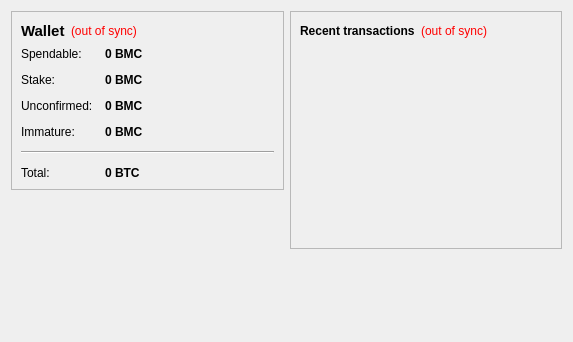
<?xml version="1.0" encoding="UTF-8"?>
<ui version="4.0">
 <class>OverviewPage</class>
 <widget class="QWidget" name="OverviewPage">
  <property name="geometry">
   <rect>
    <x>0</x>
    <y>0</y>
    <width>573</width>
    <height>342</height>
   </rect>
  </property>
  <property name="windowTitle">
   <string>Form</string>
  </property>
  <layout class="QHBoxLayout" name="horizontalLayout" stretch="1,1">
   <item>
    <layout class="QVBoxLayout" name="verticalLayout_2">
     <item>
      <widget class="QFrame" name="frame">
       <property name="frameShape">
        <enum>QFrame::StyledPanel</enum>
       </property>
       <property name="frameShadow">
        <enum>QFrame::Raised</enum>
       </property>
       <layout class="QVBoxLayout" name="verticalLayout_4">
        <item>
         <layout class="QHBoxLayout" name="horizontalLayout_4">
          <item>
           <widget class="QLabel" name="label_5">
            <property name="font">
             <font>
              <pointsize>11</pointsize>
              <weight>75</weight>
              <bold>true</bold>
             </font>
            </property>
            <property name="text">
             <string>Wallet</string>
            </property>
           </widget>
          </item>
          <item>
           <widget class="QLabel" name="labelWalletStatus">
            <property name="toolTip">
             <string>The displayed information may be out of date. Your wallet automatically synchronizes with the BlackMagicCoin network after a connection is established, but this process has not completed yet.</string>
            </property>
            <property name="styleSheet">
             <string notr="true">QLabel { color: red; }</string>
            </property>
            <property name="text">
             <string notr="true">(out of sync)</string>
            </property>
            <property name="alignment">
             <set>Qt::AlignLeading|Qt::AlignLeft|Qt::AlignVCenter</set>
            </property>
           </widget>
          </item>
          <item>
           <spacer name="horizontalSpacer_2">
            <property name="orientation">
             <enum>Qt::Horizontal</enum>
            </property>
            <property name="sizeHint" stdset="0">
             <size>
              <width>40</width>
              <height>20</height>
             </size>
            </property>
           </spacer>
          </item>
         </layout>
        </item>
        <item>
         <layout class="QFormLayout" name="formLayout_2">
          <property name="fieldGrowthPolicy">
           <enum>QFormLayout::AllNonFixedFieldsGrow</enum>
          </property>
          <property name="horizontalSpacing">
           <number>12</number>
          </property>
          <property name="verticalSpacing">
           <number>12</number>
          </property>
          <item row="0" column="0">
           <widget class="QLabel" name="label">
            <property name="text">
             <string>Spendable:</string>
            </property>
           </widget>
          </item>
          <item row="0" column="1">
           <widget class="QLabel" name="labelBalance">
            <property name="font">
             <font>
              <weight>75</weight>
              <bold>true</bold>
             </font>
            </property>
            <property name="cursor">
             <cursorShape>IBeamCursor</cursorShape>
            </property>
            <property name="toolTip">
             <string>Your current spendable balance</string>
            </property>
            <property name="text">
             <string notr="true">0 BMC</string>
            </property>
            <property name="textInteractionFlags">
             <set>Qt::LinksAccessibleByMouse|Qt::TextSelectableByKeyboard|Qt::TextSelectableByMouse</set>
            </property>
           </widget>
          </item>
          <item row="1" column="0">
           <widget class="QLabel" name="label_6">
            <property name="text">
             <string>Stake:</string>
            </property>
           </widget>
          </item>
          <item row="1" column="1">
           <widget class="QLabel" name="labelStake">
            <property name="font">
             <font>
              <weight>75</weight>
              <bold>true</bold>
             </font>
            </property>
            <property name="cursor">
             <cursorShape>IBeamCursor</cursorShape>
            </property>
            <property name="toolTip">
             <string>Total of coins that was staked, and do not yet count toward the current balance</string>
            </property>
            <property name="text">
             <string notr="true">0 BMC</string>
            </property>
            <property name="textInteractionFlags">
             <set>Qt::LinksAccessibleByMouse|Qt::TextSelectableByKeyboard|Qt::TextSelectableByMouse</set>
            </property>
           </widget>
          </item>
          <item row="2" column="0">
           <widget class="QLabel" name="label_3">
            <property name="text">
             <string>Unconfirmed:</string>
            </property>
           </widget>
          </item>
          <item row="2" column="1">
           <widget class="QLabel" name="labelUnconfirmed">
            <property name="font">
             <font>
              <weight>75</weight>
              <bold>true</bold>
             </font>
            </property>
            <property name="cursor">
             <cursorShape>IBeamCursor</cursorShape>
            </property>
            <property name="toolTip">
             <string>Total of transactions that have yet to be confirmed, and do not yet count toward the current balance</string>
            </property>
            <property name="text">
             <string notr="true">0 BMC</string>
            </property>
            <property name="textInteractionFlags">
             <set>Qt::LinksAccessibleByMouse|Qt::TextSelectableByKeyboard|Qt::TextSelectableByMouse</set>
            </property>
           </widget>
          </item>
          <item row="3" column="0">
           <widget class="QLabel" name="labelImmatureText">
            <property name="text">
             <string>Immature:</string>
            </property>
           </widget>
          </item>
          <item row="3" column="1">
           <widget class="QLabel" name="labelImmature">
            <property name="font">
             <font>
              <weight>75</weight>
              <bold>true</bold>
             </font>
            </property>
            <property name="toolTip">
             <string>Mined balance that has not yet matured</string>
            </property>
            <property name="text">
             <string notr="true">0 BMC</string>
            </property>
            <property name="textInteractionFlags">
             <set>Qt::LinksAccessibleByMouse|Qt::TextSelectableByKeyboard|Qt::TextSelectableByMouse</set>
            </property>
           </widget>
          </item>
          <item row="4" column="0" colspan="2">
           <widget class="Line" name="line">
            <property name="orientation">
             <enum>Qt::Horizontal</enum>
            </property>
           </widget>
          </item>
          <item row="5" column="0">
           <widget class="QLabel" name="labelTotalText">
            <property name="text">
             <string>Total:</string>
            </property>
           </widget>
          </item>
          <item row="5" column="1">
           <widget class="QLabel" name="labelTotal">
            <property name="font">
             <font>
              <weight>75</weight>
              <bold>true</bold>
             </font>
            </property>
            <property name="cursor">
             <cursorShape>IBeamCursor</cursorShape>
            </property>
            <property name="toolTip">
             <string>Your current total balance</string>
            </property>
            <property name="text">
             <string notr="true">0 BTC</string>
            </property>
            <property name="textInteractionFlags">
             <set>Qt::LinksAccessibleByMouse|Qt::TextSelectableByKeyboard|Qt::TextSelectableByMouse</set>
            </property>
           </widget>
          </item>
         </layout>
        </item>
       </layout>
      </widget>
     </item>
     <item>
      <spacer name="verticalSpacer">
       <property name="orientation">
        <enum>Qt::Vertical</enum>
       </property>
       <property name="sizeHint" stdset="0">
        <size>
         <width>20</width>
         <height>40</height>
        </size>
       </property>
      </spacer>
     </item>
    </layout>
   </item>
   <item>
    <layout class="QVBoxLayout" name="verticalLayout_3">
     <item>
      <widget class="QFrame" name="frame_2">
       <property name="frameShape">
        <enum>QFrame::StyledPanel</enum>
       </property>
       <property name="frameShadow">
        <enum>QFrame::Raised</enum>
       </property>
       <layout class="QVBoxLayout" name="verticalLayout">
        <item>
         <layout class="QHBoxLayout" name="horizontalLayout_2">
          <item>
           <widget class="QLabel" name="label_4">
            <property name="text">
             <string>&lt;b&gt;Recent transactions&lt;/b&gt;</string>
            </property>
           </widget>
          </item>
          <item>
           <widget class="QLabel" name="labelTransactionsStatus">
            <property name="toolTip">
             <string>The displayed information may be out of date. Your wallet automatically synchronizes with the BlackMagicCoin network after a connection is established, but this process has not completed yet.</string>
            </property>
            <property name="styleSheet">
             <string notr="true">QLabel { color: red; }</string>
            </property>
            <property name="text">
             <string notr="true">(out of sync)</string>
            </property>
            <property name="alignment">
             <set>Qt::AlignRight|Qt::AlignTrailing|Qt::AlignVCenter</set>
            </property>
           </widget>
          </item>
          <item>
           <spacer name="horizontalSpacer">
            <property name="orientation">
             <enum>Qt::Horizontal</enum>
            </property>
            <property name="sizeHint" stdset="0">
             <size>
              <width>40</width>
              <height>20</height>
             </size>
            </property>
           </spacer>
          </item>
         </layout>
        </item>
        <item>
         <widget class="QListView" name="listTransactions">
          <property name="styleSheet">
           <string notr="true">QListView { background: transparent; }</string>
          </property>
          <property name="frameShape">
           <enum>QFrame::NoFrame</enum>
          </property>
          <property name="verticalScrollBarPolicy">
           <enum>Qt::ScrollBarAlwaysOff</enum>
          </property>
          <property name="horizontalScrollBarPolicy">
           <enum>Qt::ScrollBarAlwaysOff</enum>
          </property>
          <property name="selectionMode">
           <enum>QAbstractItemView::NoSelection</enum>
          </property>
         </widget>
        </item>
       </layout>
      </widget>
     </item>
     <item>
      <spacer name="verticalSpacer_2">
       <property name="orientation">
        <enum>Qt::Vertical</enum>
       </property>
       <property name="sizeHint" stdset="0">
        <size>
         <width>20</width>
         <height>40</height>
        </size>
       </property>
      </spacer>
     </item>
    </layout>
   </item>
  </layout>
 </widget>
 <resources/>
 <connections/>
</ui>
